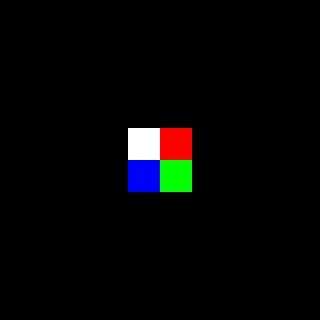

Rendered tile map (Tiled .tmx) drawn with the repository's tilesets; below, a short description and the full map source, tile grids included:
An orthogonal 10x10 tile map with 32x32 px tiles, 1 tile layer (Tile Layer 1).

<map version="1.0" orientation="orthogonal" width="10" height="10" tilewidth="32" tileheight="32">
 <tileset firstgid="1" source="../Tilesets/test.tsx" />
 <layer name="Tile Layer 1" width="10" height="10">
  <data>
   <tile gid="0" />
   <tile gid="0" />
   <tile gid="0" />
   <tile gid="0" />
   <tile gid="0" />
   <tile gid="0" />
   <tile gid="0" />
   <tile gid="0" />
   <tile gid="0" />
   <tile gid="0" />
   <tile gid="0" />
   <tile gid="0" />
   <tile gid="0" />
   <tile gid="0" />
   <tile gid="0" />
   <tile gid="0" />
   <tile gid="0" />
   <tile gid="0" />
   <tile gid="0" />
   <tile gid="0" />
   <tile gid="0" />
   <tile gid="0" />
   <tile gid="0" />
   <tile gid="0" />
   <tile gid="0" />
   <tile gid="0" />
   <tile gid="0" />
   <tile gid="0" />
   <tile gid="0" />
   <tile gid="0" />
   <tile gid="0" />
   <tile gid="0" />
   <tile gid="0" />
   <tile gid="0" />
   <tile gid="0" />
   <tile gid="0" />
   <tile gid="0" />
   <tile gid="0" />
   <tile gid="0" />
   <tile gid="0" />
   <tile gid="0" />
   <tile gid="0" />
   <tile gid="0" />
   <tile gid="0" />
   <tile gid="1" />
   <tile gid="2" />
   <tile gid="0" />
   <tile gid="0" />
   <tile gid="0" />
   <tile gid="0" />
   <tile gid="0" />
   <tile gid="0" />
   <tile gid="0" />
   <tile gid="0" />
   <tile gid="3" />
   <tile gid="4" />
   <tile gid="0" />
   <tile gid="0" />
   <tile gid="0" />
   <tile gid="0" />
   <tile gid="0" />
   <tile gid="0" />
   <tile gid="0" />
   <tile gid="0" />
   <tile gid="0" />
   <tile gid="0" />
   <tile gid="0" />
   <tile gid="0" />
   <tile gid="0" />
   <tile gid="0" />
   <tile gid="0" />
   <tile gid="0" />
   <tile gid="0" />
   <tile gid="0" />
   <tile gid="0" />
   <tile gid="0" />
   <tile gid="0" />
   <tile gid="0" />
   <tile gid="0" />
   <tile gid="0" />
   <tile gid="0" />
   <tile gid="0" />
   <tile gid="0" />
   <tile gid="0" />
   <tile gid="0" />
   <tile gid="0" />
   <tile gid="0" />
   <tile gid="0" />
   <tile gid="0" />
   <tile gid="0" />
   <tile gid="0" />
   <tile gid="0" />
   <tile gid="0" />
   <tile gid="0" />
   <tile gid="0" />
   <tile gid="0" />
   <tile gid="0" />
   <tile gid="0" />
   <tile gid="0" />
   <tile gid="0" />
  </data>
 </layer>
</map>
